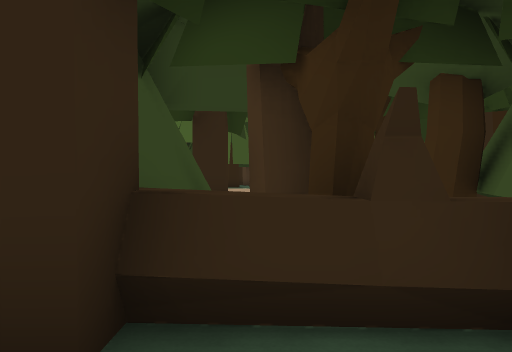
view 1 (above)

24 first-person views from a walk through a Unity game level. The camera is 1.5 m above the floor, looks level and sees 70° across. The floor is counted in squares, 2 m on a side. Each view is taken from the middle of a square. On the plan, view 1 faces up. The plan holds only what a view shows up to about 11 squares ahead; the rest is blank. The place goes on beyond the plan.

view 2
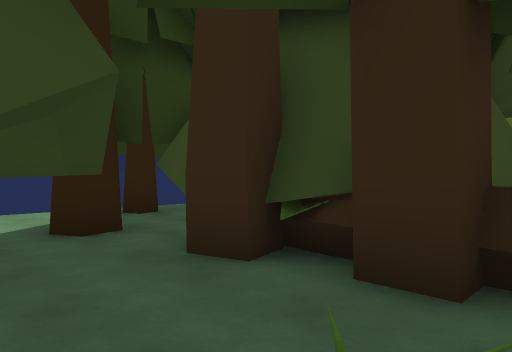

view 3
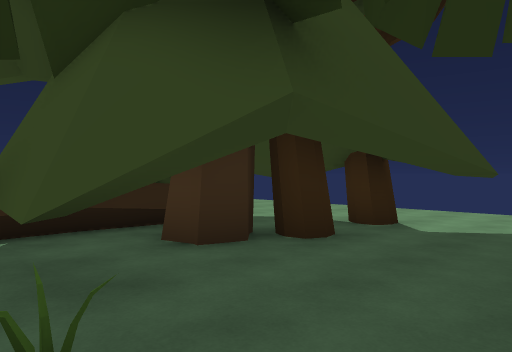

view 4
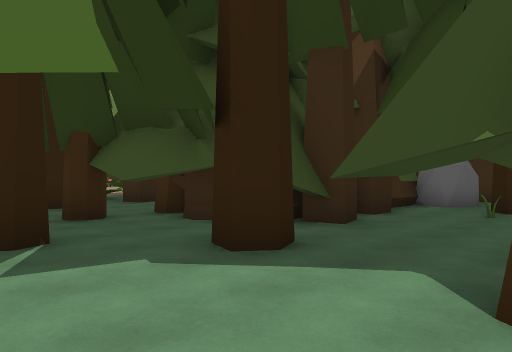

view 5
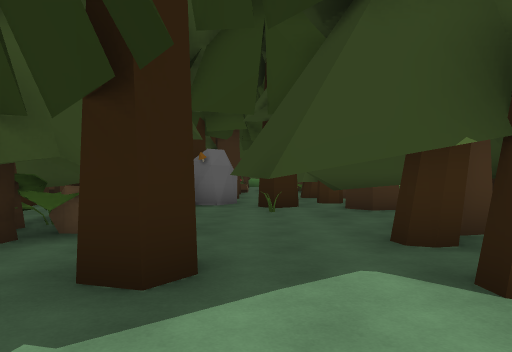

view 6
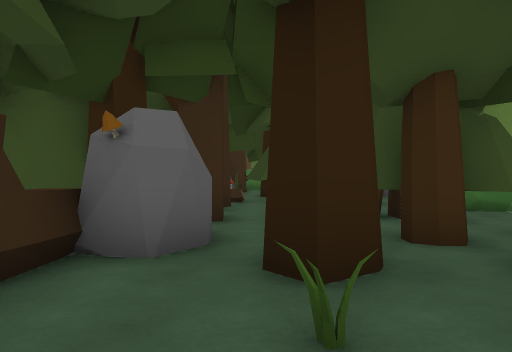

view 7
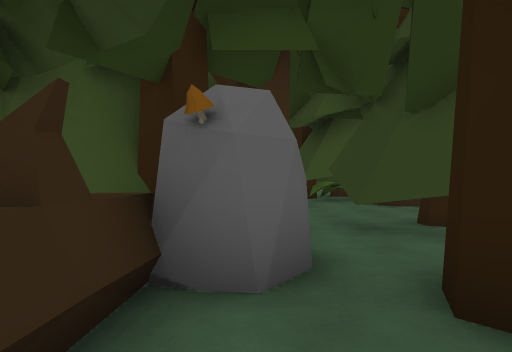

view 8
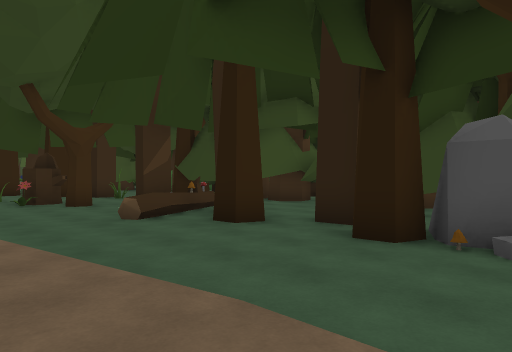

view 9
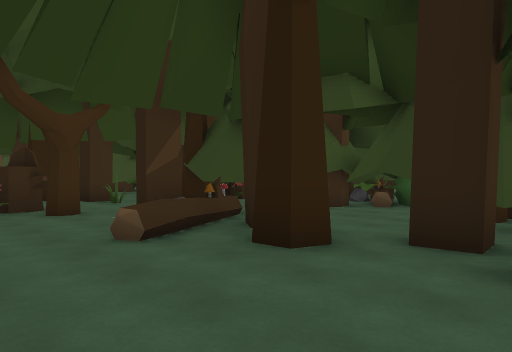

view 10
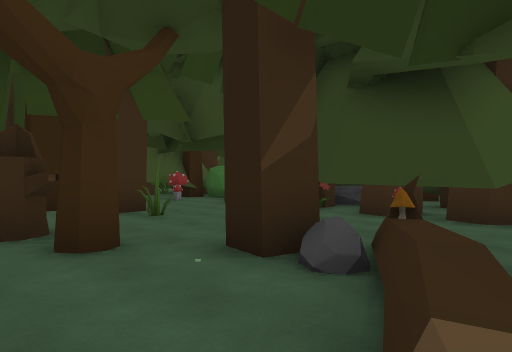

view 11
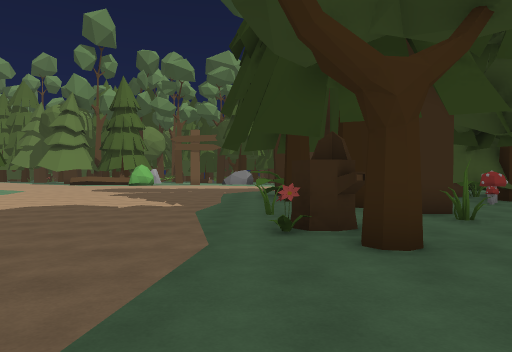

view 12
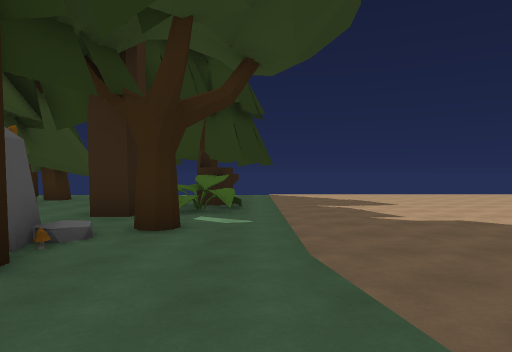

view 13
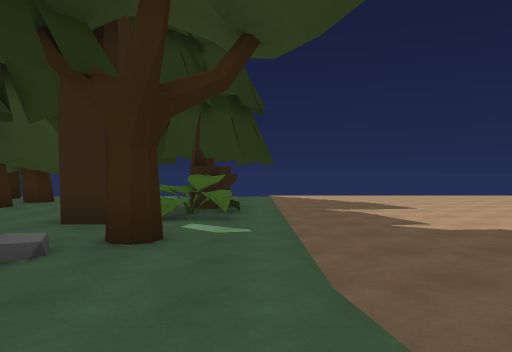

view 14
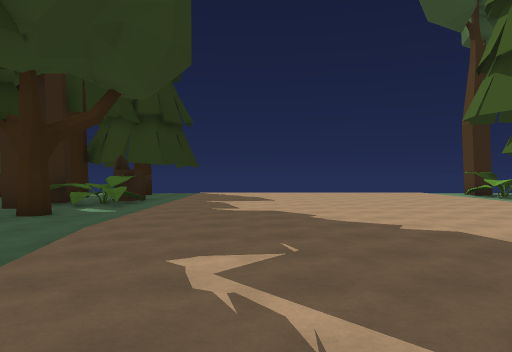

view 15
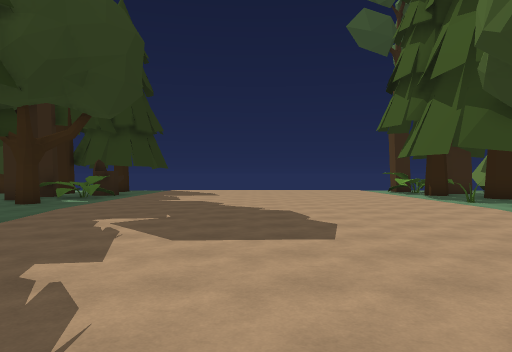

view 16
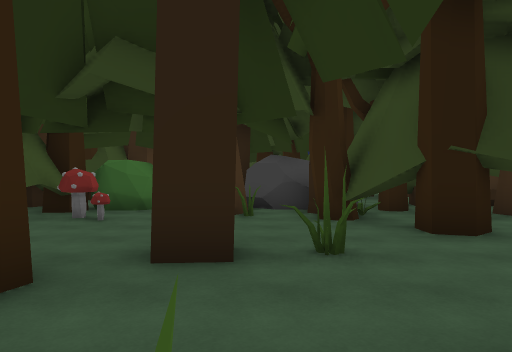

view 17
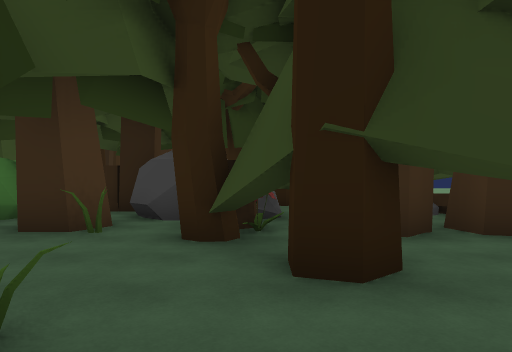

view 18
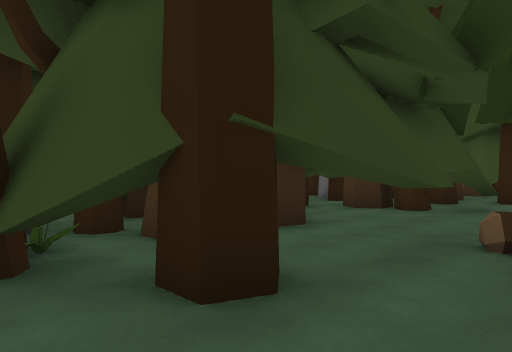

view 19
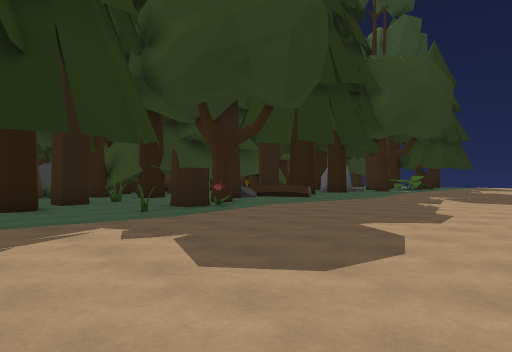

view 20
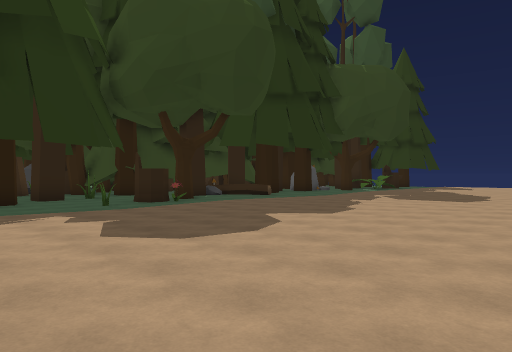

view 21
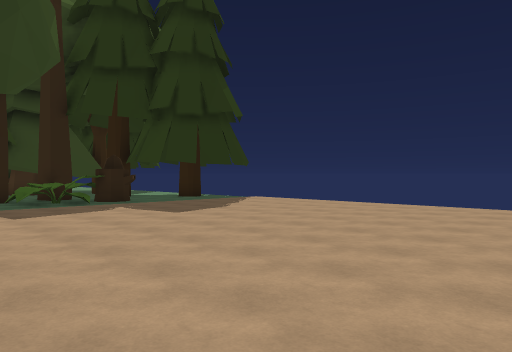

view 22
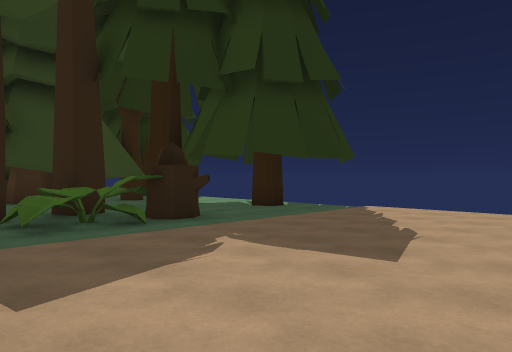

view 23
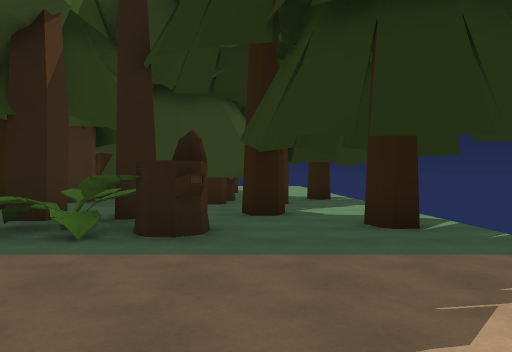

view 24
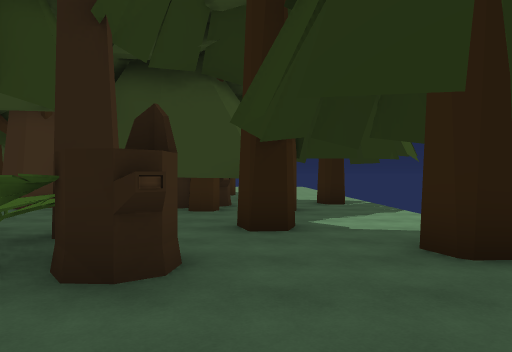

### Floor plan
Key: @ floor where view 1 was taken; # wall or solid block; . floor; = window, fence, low wall or low ledge; ^ raised ledge; T tree; S stump; B bush; F flower; M mushroom; O other object.
Columns run from 8 left of view 1 to 18 right of it. Each row starts with its distance up from view 1.
 24     T
 23     T   ..
 22         ....
 21      ........
 20  ..............        .. .
 19 ................  ........
 18 ...........................
 17 ...........................
 16 ...........................
 15 ...........................
 14 ...........................
 13 ...........................
 12 ...........................
 11 ...........................
 10 ....S^=..#.....==..#FS....T
  9 .T...^^T..MT..T=^........
  8 ...T.T.T. OTT.TTMOT...TT#
  7 ...TTT... OOT....OT..#.T..
  6 ...T.....TTTTTT.TT.T......T
  5 ..###..T..#TT#.T....T....MT
  4 ..##S#TTTT#TT#.TTTTTF..T.MT
  3 .T.TS^#T##TTT#B#TT #S..T.BT
  2 ...TT##T=# T.TTT#OTTOOO #BB
  1 ...TTT....OOTTBT OT.  TTS
  0 ...TTT..@T#.TT..TTTTT  S
 -1 .......T.TTTTTTTT.^TT
 -2 ..#.##.T.T#T##. TT        O
 -3  ..###.TTTTTT#  TT    TT  O
 -4  ..T ###   T  BB   TT  T
 -5  .. TT        BB

Positions as (right, up) in squares from view 1, and headings:
1: (0, 0), facing up
2: (0, -1), facing up-left
3: (0, 1), facing down-left
4: (-8, -2), facing up-right
5: (-8, 0), facing right
6: (-2, 0), facing right
7: (-1, 1), facing right
8: (1, 13), facing down-right
9: (3, 12), facing down-right
10: (7, 11), facing down-right
11: (7, 11), facing right
12: (6, 11), facing left
13: (5, 11), facing left
14: (8, 14), facing left
15: (11, 16), facing left
16: (14, 11), facing down
17: (12, 9), facing down
18: (13, 8), facing down-left
19: (18, 18), facing down-left
20: (18, 20), facing down-left
21: (1, 21), facing down-left
22: (0, 16), facing down-left
23: (-5, 15), facing down
24: (-5, 13), facing down
